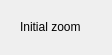
                             <widget class="QWidget" name="TabCropSettings">
                              <property name="geometry">
                               <rect>
                                <x>0</x>
                                <y>0</y>
                                <width>112</width>
                                <height>55</height>
                               </rect>
                              </property>
                              <attribute name="label">
                               <string>Crop</string>
                              </attribute>
                              <layout class="QVBoxLayout" name="verticalLayout_269">
                               <item>
                                <widget class="QWidget" name="widget_171" native="true">
                                 <layout class="QVBoxLayout" name="verticalLayout_270">
                                  <item>
                                   <widget class="QWidget" name="widget_172" native="true">
                                    <layout class="QHBoxLayout" name="horizontalLayout_97">
                                     <property name="leftMargin">
                                      <number>0</number>
                                     </property>
                                     <property name="topMargin">
                                      <number>0</number>
                                     </property>
                                     <property name="rightMargin">
                                      <number>0</number>
                                     </property>
                                     <property name="bottomMargin">
                                      <number>0</number>
                                     </property>
                                     <item>
                                      <widget class="QLabel" name="label_15">
                                       <property name="text">
                                        <string>Initial zoom</string>
                                       </property>
                                      </widget>
                                     </item>
                                     <item>
                                      <widget class="QWidget" name="CropInitialZoomWidget" native="true"/>
                                     </item>
                                     <item>
                                      <spacer name="horizontalSpacer_75">
                                       <property name="orientation">
                                        <enum>Qt::Horizontal</enum>
                                       </property>
                                       <property name="sizeHint" stdset="0">
                                        <size>
                                         <width>652</width>
                                         <height>10</height>
                                        </size>
                                       </property>
                                      </spacer>
                                     </item>
                                    </layout>
                                   </widget>
                                  </item>
                                 </layout>
                                </widget>
                               </item>
                               <item>
                                <spacer name="verticalSpacer_134">
                                 <property name="orientation">
                                  <enum>Qt::Vertical</enum>
                                 </property>
                                 <property name="sizeHint" stdset="0">
                                  <size>
                                   <width>20</width>
                                   <height>51</height>
                                  </size>
                                 </property>
                                </spacer>
                               </item>
                              </layout>
                             </widget>
